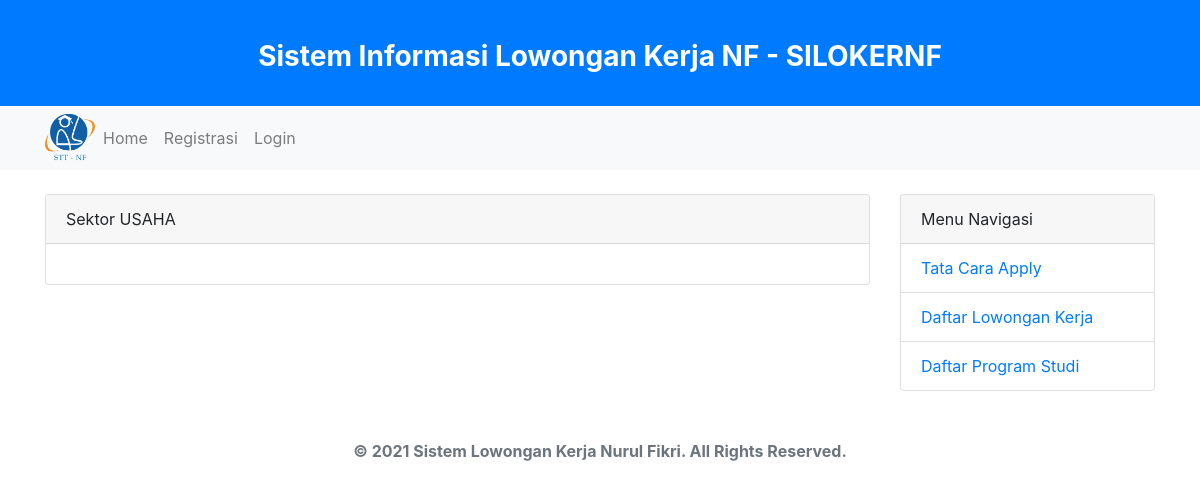
Page /index.php/page/sektor_usaha on the earlier database version.
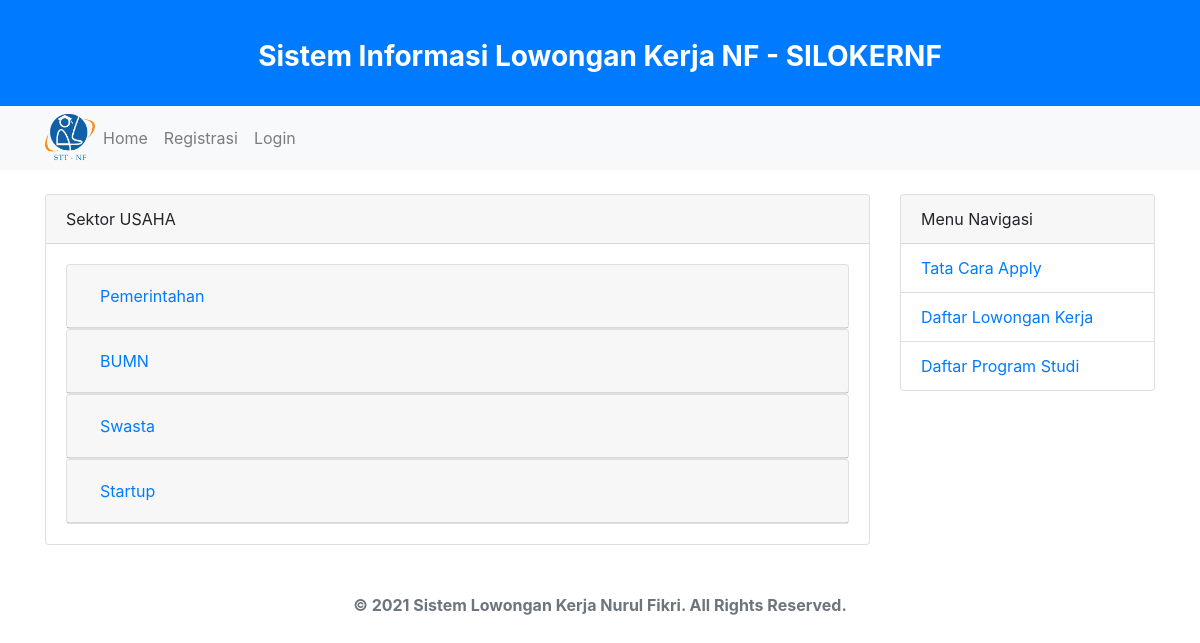
Same page on the later database version.
### tables this page shows
CREATE TABLE `sektor_usaha` (
  `id` int(11) NOT NULL AUTO_INCREMENT,
  `nama` varchar(45) DEFAULT NULL,
  PRIMARY KEY (`id`)
);

### application/libraries/Template.php (called while the page is built, shortened)
<?php
class Template
{
  var $template_data = array();
  function set($name, $value)
  {
    $this->template_data[$name] = $value;
  }
  function load($template = '', $view = '', $view_data = array(), $return = false)
  {
    $this->CI = &get_instance();
    $this->set('content_view', $this->CI->load->view($view, $view_data, true));
    return $this->CI->load->view($template, $this->template_data, $return);
  }
}

### application/controllers/Page.php (called while the page is built, shortened)
<?php
class Page extends CI_Controller {
	public function sektor_usaha()
	{
		$this->db->order_by('id');
		$data['sektor_usaha'] = $this->db->get('sektor_usaha')->result();
		$this->template->load('template','page/sektor_usaha',$data);
	}
}

### index.php (called while the page is built, shortened)
<?php
require_once BASEPATH.'core/CodeIgniter.php';

### application/views/page/sektor_usaha.php (the view, shortened to what this page needs)
<div class="row mt-4">
	<div class="col-md-9">
		<div class="card">
			<div class="card-header">Sektor USAHA</div>
			<div class="card-body">
				<div id="accordion">
				<?php foreach($sektor_usaha as $c): ?>
				  <div class="card">
				    <div class="card-header" id="headingOne">
				      <h5 class="mb-0">
				        <button class="btn btn-link" data-toggle="collapse" data-target="#coll<?= $c->id ?>" aria-expanded="false" aria-controls="collapseOne">
				          <?= $c->nama ?>
				        </button>
				      </h5>
				    </div>
				  </div>
				<?php endforeach; ?>
				</div>
			</div>
		</div>
	</div>
	<div class="col-md-3">
		<div class="card">
			<div class="card-header">Menu Navigasi</div>
			<ul class="list-group list-group-flush">
				<li class="list-group-item"><a href="<?= base_url('page/cara_apply') ?>">Tata Cara Apply</a></li>
				<li class="list-group-item"><a href="<?= base_url('page/career') ?>">Daftar Lowongan Kerja</a></li>
				<li class="list-group-item"><a href="<?= base_url('page/prodi') ?>">Daftar Program Studi</a></li>
			</ul>
		</div>
	</div>
</div>

Differences in the rows shown:
added sektor_usaha: nama "Pemerintahan"
added sektor_usaha: nama "BUMN"
added sektor_usaha: nama "Swasta"
added sektor_usaha: nama "Startup"
